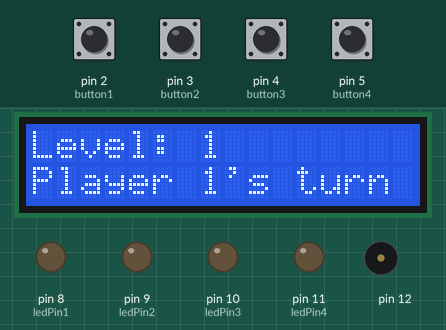
The sketch below on a simulated Arduino Uno, built with avr-gcc and run on an emulated ATmega328P. Parts: 16×2 character LCD, output pins drawn as LEDs (lit = HIGH), buzzer (waves = sounding). The inputs (shaded band) are chosen by the test bench; at power-on: pin 2 (button1), pin 3 (button2), pin 4 (button3), pin 5 (button4) HIGH. Random numbers use the default seed unless the sketch sets one.

Above: at 1.6 s.
At 6.2 s:
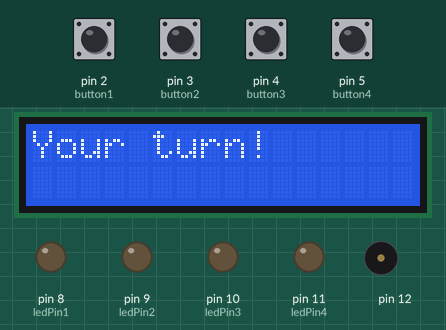
6.3 s: pin 3 (button2) pulled LOW for 0.15 s
At 7.2 s:
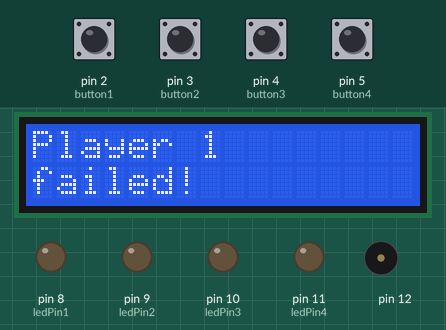
At 9.9 s:
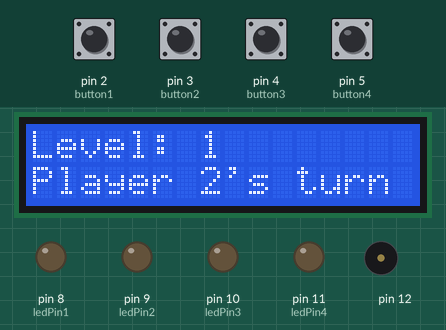
Timing chart, 0 to 14.0 s (numbered marks = the images above; inputs shaded):
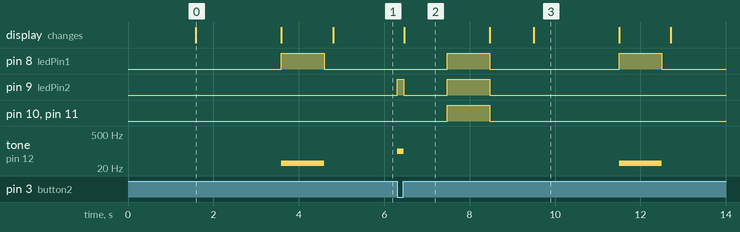

Measured:
- after the input at 6.3 s, pin 8 (ledPin1): alternates HIGH for 1.0 s and LOW for 3.0 s, starting after 1.2 s; pin 9 (ledPin2): LOW → HIGH at once, → LOW 0.15 s later, → HIGH 1.0 s later, → LOW 1.0 s later
- what the display in image 0 shows lasts 2.0 s, from 1.6 s to 3.6 s

The sketch:

SimonMemoryGame.ino
```cpp
#include <LiquidCrystal_I2C.h>
LiquidCrystal_I2C lcd(0x27,16,2);

int ledPin1 = 8;
int ledPin2 = 9;
int ledPin3 = 10;
int ledPin4 = 11;
int button1 = 2;
int button2 = 3;
int button3 = 4;
int button4 = 5;

int count = 1;
int delay_time = 1000;
int currentPlayer = 1;
int sequence[100];

// INPUT_PULLUP
int prevButton1State = HIGH; int button1State = HIGH;
int prevButton2State = HIGH; int button2State = HIGH;
int prevButton3State = HIGH; int button3State = HIGH;
int prevButton4State = HIGH; int button4State = HIGH;

bool player1failed = false;
bool player2failed = false;

#define NOTE_B0  31
#define NOTE_C1  33
#define NOTE_CS1 35
#define NOTE_D1  37
#define NOTE_DS1 39
#define NOTE_E1  41
#define NOTE_F1  44
#define NOTE_FS1 46
#define NOTE_G1  49
#define NOTE_GS1 52
#define NOTE_A1  55
#define NOTE_AS1 58
#define NOTE_B1  62
#define NOTE_C2  65
#define NOTE_CS2 69
#define NOTE_D2  73
#define NOTE_DS2 78
#define NOTE_E2  82
#define NOTE_F2  87
#define NOTE_FS2 93
#define NOTE_G2  98
#define NOTE_GS2 104
#define NOTE_A2  110
#define NOTE_AS2 117
#define NOTE_B2  123
#define NOTE_C3  131
#define NOTE_CS3 139
#define NOTE_D3  147
#define NOTE_DS3 156
#define NOTE_E3  165
#define NOTE_F3  175
#define NOTE_FS3 185
#define NOTE_G3  196
#define NOTE_GS3 208
#define NOTE_A3  220
#define NOTE_AS3 233
#define NOTE_B3  247
#define NOTE_C4  262
#define NOTE_CS4 277
#define NOTE_D4  294
#define NOTE_DS4 311
#define NOTE_E4  330
#define NOTE_F4  349
#define NOTE_FS4 370
#define NOTE_G4  392
#define NOTE_GS4 415
#define NOTE_A4  440
#define NOTE_AS4 466
#define NOTE_B4  494
#define NOTE_C5  523
#define NOTE_CS5 554
#define NOTE_D5  587
#define NOTE_DS5 622
#define NOTE_E5  659
#define NOTE_F5  698
#define NOTE_FS5 740
#define NOTE_G5  784
#define NOTE_GS5 831
#define NOTE_A5  880
#define NOTE_AS5 932
#define NOTE_B5  988
#define NOTE_C6  1047
#define NOTE_CS6 1109
#define NOTE_D6  1175
#define NOTE_DS6 1245
#define NOTE_E6  1319
#define NOTE_F6  1397
#define NOTE_FS6 1480
#define NOTE_G6  1568
#define NOTE_GS6 1661
#define NOTE_A6  1760
#define NOTE_AS6 1865
#define NOTE_B6  1976
#define NOTE_C7  2093
#define NOTE_CS7 2217
#define NOTE_D7  2349
#define NOTE_DS7 2489
#define NOTE_E7  2637
#define NOTE_F7  2794
#define NOTE_FS7 2960
#define NOTE_G7  3136
#define NOTE_GS7 3322
#define NOTE_A7  3520
#define NOTE_AS7 3729
#define NOTE_B7  3951
#define NOTE_C8  4186
#define NOTE_CS8 4435
#define NOTE_D8  4699
#define NOTE_DS8 4978

int melodyLost[] = {
  NOTE_C4, NOTE_G3, NOTE_G3, NOTE_A3, NOTE_G3, 0, NOTE_B3, NOTE_C4
};
int melodyWin[] = {
  NOTE_B4, NOTE_B5, NOTE_FS5, NOTE_DS5,
  NOTE_B5, NOTE_FS5, NOTE_DS5, NOTE_C5,
  NOTE_C6, NOTE_G6, NOTE_E6, NOTE_C6, NOTE_G6, NOTE_E6,
  NOTE_B4, NOTE_B5, NOTE_FS5, NOTE_DS5, NOTE_B5,
  NOTE_FS5, NOTE_DS5, NOTE_DS5, NOTE_E5, NOTE_F5,
  NOTE_F5, NOTE_FS5, NOTE_G5, NOTE_G5, NOTE_GS5, NOTE_A5, NOTE_B5
};
int durations[] = {
  16, 16, 16, 16,
  32, 16, 8, 16,
  16, 16, 16, 32, 16, 8,
  16, 16, 16, 16, 32,
  16, 8, 32, 32, 32,
  32, 32, 32, 32, 32, 16, 8
};
int noteDurations[] = {
  4, 8, 8, 4, 4, 4, 4, 4
};

void defeatSound(){ // Online resources
  for (int thisNote = 0; thisNote < 8; thisNote++) {
    int noteDuration = 1000 / noteDurations[thisNote];
    tone(12, melodyLost[thisNote], noteDuration);
    int pauseBetweenNotes = noteDuration * 1.30;
    delay(pauseBetweenNotes);
    noTone(12);
  }
}

void victorySound(){ // Online resources
  int size = sizeof(durations) / sizeof(int);
  for (int note = 0; note < size; note++) {
    int duration = 1000 / durations[note];
    tone(12, melodyWin[note], duration);
    int pauseBetweenNotes = duration * 1.30;
    delay(pauseBetweenNotes);
    noTone(12);
  }
}

int waitforButtonPress(){
  // Initially HIGH
  button1State = digitalRead(button1);
  button2State = digitalRead(button2);
  button3State = digitalRead(button3);
  button4State = digitalRead(button4);

  while (true){
    prevButton1State = button1State;
    prevButton2State = button2State;
    prevButton3State = button3State;
    prevButton4State = button4State;
    delay(50);
    button1State = digitalRead(button1);
    button2State = digitalRead(button2);
    button3State = digitalRead(button3);
    button4State = digitalRead(button4);

    // If the player presses, the arduino will wait until they release. Up until that time, the LED that the button controls will keep lighting, and the tone will keep playing
    if (button1State == LOW && prevButton1State == HIGH) {
      digitalWrite(ledPin1, HIGH);
      tone(12, NOTE_B0);
    }
    if (button1State == HIGH && prevButton1State == LOW) {
      digitalWrite(ledPin1, LOW);
      noTone(12);
      return 0;
    }
    if (button2State == LOW && prevButton2State == HIGH) {
      digitalWrite(ledPin2, HIGH);
      tone(12, NOTE_G2);
    }
    if (button2State == HIGH && prevButton2State == LOW) {
      digitalWrite(ledPin2, LOW);
      noTone(12);
      return 1;
    }
    if (button3State == LOW && prevButton3State == HIGH) {
      digitalWrite(ledPin3, HIGH);
      tone(12, NOTE_FS3);
    }
    if (button3State == HIGH && prevButton3State == LOW) {
      digitalWrite(ledPin3, LOW);
      noTone(12);
      return 2;
    }
    if (button4State == LOW && prevButton4State == HIGH) {
      digitalWrite(ledPin4, HIGH);
      tone(12, NOTE_C4);
    }
    if (button4State == HIGH && prevButton4State == LOW) {
      digitalWrite(ledPin4, LOW);
      noTone(12);
      return 3;
    }
  }
}
// Reset the game, but the array is not reset. We instead change the elements of it. For example, if the sequence[0] is 0 at first and the new element is 1, it will be changed to 1 accordingly
void resetGame() {
  count = 1;
  delay_time = 1000;
  currentPlayer = 1;
  player1failed = false;
  player2failed = false;
}

void flashLed(){
  digitalWrite(ledPin1, HIGH); digitalWrite(ledPin2, HIGH);
  digitalWrite(ledPin3, HIGH); digitalWrite(ledPin4, HIGH);
  delay(1000);
  lcd.clear();
  digitalWrite(ledPin1, LOW); digitalWrite(ledPin2, LOW);
  digitalWrite(ledPin3, LOW); digitalWrite(ledPin4, LOW);
}

void setup(){
  pinMode(ledPin1, OUTPUT);
  digitalWrite(ledPin1, LOW);
  pinMode(ledPin2, OUTPUT);
  digitalWrite(ledPin2, LOW);
  pinMode(ledPin3, OUTPUT);
  digitalWrite(ledPin3, LOW);
  pinMode(ledPin4, OUTPUT);
  digitalWrite(ledPin4, LOW);
  // Switching to input pullup, without a resistor connected to ground. Pushbutton is connected to ground and pin --> Simpler, but the logic will be completely reversed
  pinMode(button1, INPUT_PULLUP);
  pinMode(button2, INPUT_PULLUP);
  pinMode(button3, INPUT_PULLUP);
  pinMode(button4, INPUT_PULLUP);
  pinMode(12, OUTPUT);
  noTone(12);
  lcd.init();
  lcd.backlight();
  randomSeed(analogRead(0));

  delay(500);
  button1State = digitalRead(button1);
  prevButton1State = button1State;
  button2State = digitalRead(button2);
  prevButton2State = button2State;
  button3State = digitalRead(button3);
  prevButton3State = button3State;
  button4State = digitalRead(button4);
  prevButton4State = button4State;
}

void loop(){
  noTone(12);
  delay(1000);
  lcd.clear();
  lcd.print("Level: ");
  lcd.print(count);
  lcd.setCursor(0, 1);
  lcd.print("Player ");
  lcd.print(currentPlayer);
  lcd.print("'s turn");
  delay(2000);
  lcd.clear();

  if (currentPlayer == 1 && !player1failed){
    sequence[count - 1] = random(0,4);
  }

  for (int i = 0; i < count; i++){
    int num = sequence[i];
    if (num == 0){
      digitalWrite(ledPin1, HIGH);
      tone(12, NOTE_B0, delay_time);
      delay(delay_time);
      digitalWrite(ledPin1, LOW);
    }
    else if (num == 1){
      digitalWrite(ledPin2, HIGH);
      tone(12, NOTE_G2, delay_time);
      delay(delay_time);
      digitalWrite(ledPin2, LOW);
    }
    else if (num == 2){
      digitalWrite(ledPin3, HIGH);
      tone(12, NOTE_FS3, delay_time);
      delay(delay_time);
      digitalWrite(ledPin3, LOW);
    }
    else{
      digitalWrite(ledPin4, HIGH);
      tone(12, NOTE_C4, delay_time);
      delay(delay_time);
      digitalWrite(ledPin4, LOW);
    }
    delay(200);
  }

  lcd.setCursor(0, 0);
  lcd.print("Your turn!");

  bool currentRoundSuccess = true;
  for (int i = 0; i < count; i++){
    int playerInput = waitforButtonPress();
    if (playerInput != sequence[i]){
      currentRoundSuccess = false;
      break;
    }
  }

  if (currentRoundSuccess == false){
    lcd.clear();
    lcd.setCursor(0, 0);
    lcd.print("Player ");
    lcd.print(currentPlayer);
    lcd.setCursor(0, 1);
    lcd.print("failed!");
    delay(1000);
    flashLed();
    if (currentPlayer == 1){
      player1failed = true;
    } else {
      player2failed = true;
    }
  }

  if (player1failed && currentPlayer == 2){
    lcd.clear();
    lcd.setCursor(0, 0);
    if (currentRoundSuccess){
      lcd.print("Player 2 Wins!");
      victorySound();
    } else {
      lcd.print("It's a draw!");
      lcd.setCursor(0, 1);
      lcd.print("Both failed!");
      defeatSound();
    }
    delay(2000);
    resetGame();
    return;
  }

  if (!player1failed && player2failed && currentPlayer == 2){
    lcd.clear();
    lcd.setCursor(0, 0);
    lcd.print("Player 1 Wins!");
    victorySound();
    delay(2000);
    resetGame();
    return;
  }

  if (currentPlayer == 1){
    currentPlayer = 2;
  }
  else {
    currentPlayer = 1;
    count += 1;
    if (delay_time > 200){
      delay_time -= 50; // 200 ms is the fastest speed that a player can reach
    }
  lcd.clear();
  lcd.setCursor(0, 0);
  lcd.print("Level passed!");
  delay(1500);
  }
}
```
